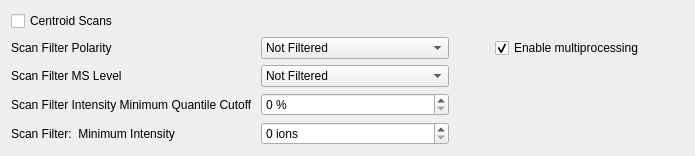
     <widget class="QWidget" name="FileImport">
      <attribute name="title">
       <string>File Import</string>
      </attribute>
      <layout class="QGridLayout" name="gridLayout_8">
       <item row="1" column="3">
        <widget class="QCheckBox" name="checkBoxMultiprocessing">
         <property name="enabled">
          <bool>true</bool>
         </property>
         <property name="text">
          <string>Enable multiprocessing</string>
         </property>
         <property name="checked">
          <bool>true</bool>
         </property>
        </widget>
       </item>
       <item row="3" column="0">
        <widget class="QLabel" name="label_16">
         <property name="text">
          <string>Scan Filter Intensity Minimum Quantile Cutoff </string>
         </property>
        </widget>
       </item>
       <item row="0" column="0">
        <widget class="QCheckBox" name="centroid_scan_flag">
         <property name="text">
          <string>Centroid Scans</string>
         </property>
        </widget>
       </item>
       <item row="3" column="1">
        <widget class="QSpinBox" name="scan_filter_min_quantile">
         <property name="suffix">
          <string> %</string>
         </property>
        </widget>
       </item>
       <item row="4" column="1">
        <widget class="QSpinBox" name="scan_filter_min_intensity">
         <property name="suffix">
          <string> ions</string>
         </property>
         <property name="prefix">
          <string/>
         </property>
         <property name="maximum">
          <number>1000000000</number>
         </property>
        </widget>
       </item>
       <item row="4" column="0">
        <widget class="QLabel" name="label_15">
         <property name="text">
          <string>Scan Filter:  Minimum Intensity </string>
         </property>
        </widget>
       </item>
       <item row="1" column="1">
        <widget class="QComboBox" name="scan_filter_polarity">
         <item>
          <property name="text">
           <string>Not Filtered</string>
          </property>
         </item>
         <item>
          <property name="text">
           <string>Positive Polarity Scans Only</string>
          </property>
         </item>
         <item>
          <property name="text">
           <string>Negative Polarity Scans Only</string>
          </property>
         </item>
        </widget>
       </item>
       <item row="1" column="0">
        <widget class="QLabel" name="label_9">
         <property name="text">
          <string>Scan Filter Polarity</string>
         </property>
        </widget>
       </item>
       <item row="2" column="0">
        <widget class="QLabel" name="label_12">
         <property name="text">
          <string>Scan Filter MS Level</string>
         </property>
        </widget>
       </item>
       <item row="2" column="1">
        <widget class="QComboBox" name="scan_filter_mslevel">
         <item>
          <property name="text">
           <string>Not Filtered</string>
          </property>
         </item>
         <item>
          <property name="text">
           <string>MS1 Scans Only</string>
          </property>
         </item>
         <item>
          <property name="text">
           <string>MS2 Scans Only</string>
          </property>
         </item>
        </widget>
       </item>
       <item row="1" column="2">
        <spacer name="horizontalSpacer_2">
         <property name="orientation">
          <enum>Qt::Horizontal</enum>
         </property>
         <property name="sizeHint" stdset="0">
          <size>
           <width>40</width>
           <height>20</height>
          </size>
         </property>
        </spacer>
       </item>
       <item row="3" column="4">
        <spacer name="horizontalSpacer">
         <property name="orientation">
          <enum>Qt::Horizontal</enum>
         </property>
         <property name="sizeHint" stdset="0">
          <size>
           <width>40</width>
           <height>20</height>
          </size>
         </property>
        </spacer>
       </item>
      </layout>
     </widget>
